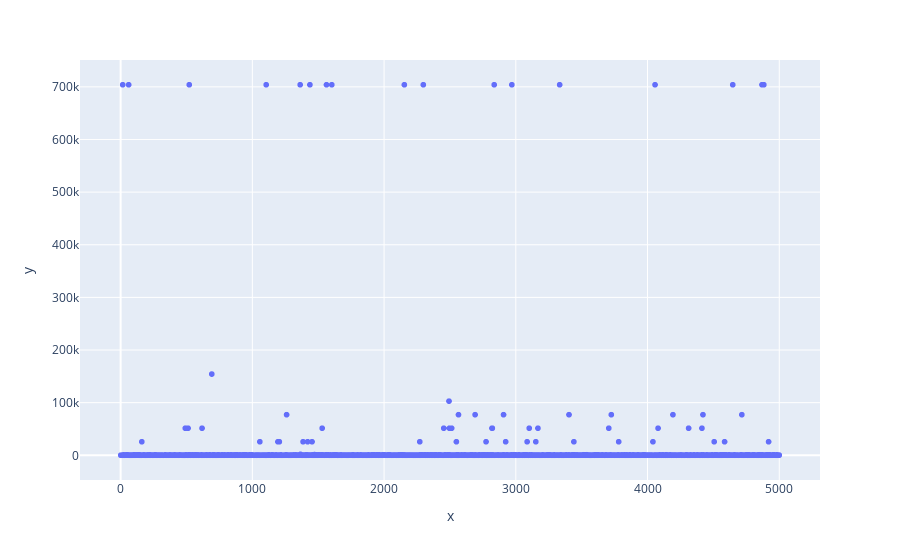

The notebook cell saved with this chart:
### Markdown cell above
# Plotly

### Code cell
# x and y given as array_like objects
import plotly.express as px
fig = px.scatter(x=df_data["order_id"], y=df_data["order_amount"])
fig.show()

### Figure 1 — Plotly figure (JSON) as saved in the notebook; plotly's stock layout.template omitted (floating-point values rounded to 4 significant figures; data arrays with more than 128 entries replaced by an {"elided": "..."} marker saying what was removed)
{"data": [{"hovertemplate": "x=%{x}<br>y=%{y}<extra></extra>", "legendgroup": "", "marker": {"color": "#636efa", "symbol": "circle"}, "mode": "markers", "name": "", "showlegend": false, "type": "scattergl", "x": {"elided": "5000 int values"}, "xaxis": "x", "y": {"elided": "5000 int values"}, "yaxis": "y"}], "layout": {"legend": {"tracegroupgap": 0}, "margin": {"t": 60}, "xaxis": {"anchor": "y", "domain": [0, 1], "title": {"text": "x"}}, "yaxis": {"anchor": "x", "domain": [0, 1], "title": {"text": "y"}}}}
